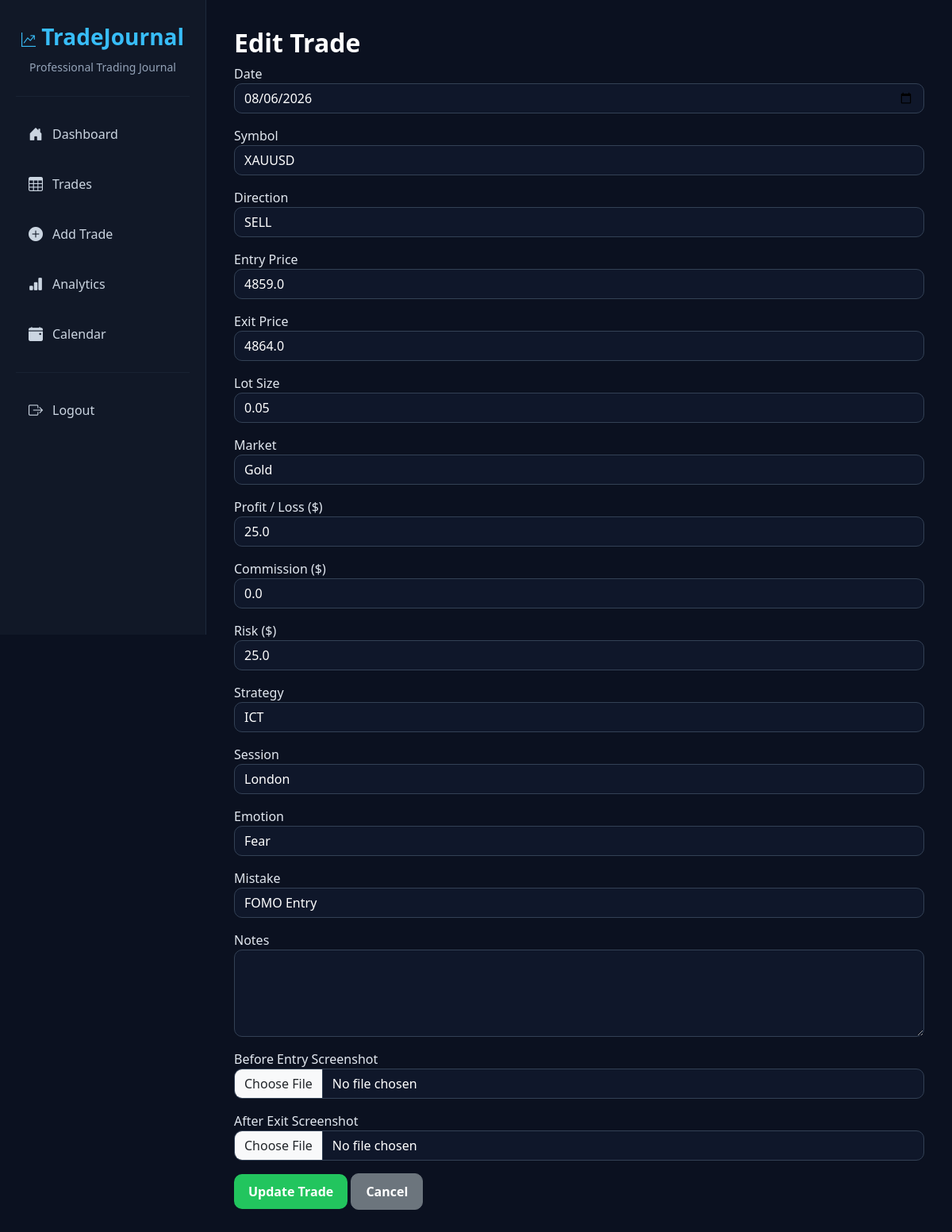
Page /edit_trade/4 (signed in) on the committed database.
### models/trade.py (models this page shows)
class Trade(db.Model):
    __tablename__ = "trades"
    id = db.Column(db.Integer, primary_key=True)
    date = db.Column(db.String(20), nullable=False)
    symbol = db.Column(db.String(20), nullable=False)
    direction = db.Column(db.String(10), nullable=False)
    entry = db.Column(db.Float, nullable=False)
    exit = db.Column(db.Float, nullable=False)
    lot = db.Column(db.Float, nullable=False)
    market = db.Column(db.String(20), default="Forex")
    profit_loss = db.Column(db.Float, default=0)
    commission = db.Column(db.Float, default=0)
    risk = db.Column(db.Float, default=0)
    strategy = db.Column(db.String(50), default="")
    session = db.Column(db.String(30), default="")
    emotion = db.Column(db.String(50), default="")
    mistake = db.Column(db.String(100), default="")
    notes = db.Column(db.Text)
    before_image = db.Column(db.String(255))
    after_image = db.Column(db.String(255))
    user_id = db.Column(db.Integer, db.ForeignKey("users.id"))

### routes/trades.py (the view, shortened to what this page needs)
@trades_bp.route("/edit_trade/<int:id>", methods=["GET", "POST"])
@login_required
def edit_trade(id):
    trade = Trade.query.filter_by(
        id=id,
        user_id=current_user.id
    ).first_or_404()
    return render_template(
        "edit_trade.html",
        trade=trade
    )

### app.py (called while the page is built)
@login_manager.user_loader
def load_user(user_id):
    return User.query.get(int(user_id))

### templates/edit_trade.html (shortened to what this page needs)
{% extends "base.html" %}
{% block content %}
<h2>Edit Trade</h2>
<form method="POST" enctype="multipart/form-data">
    <div class="mb-3">
        <label>Date</label>
        <input
            type="date"
            name="date"
            class="form-control"
            value="{{ trade.date }}"
            required>
    </div>
    <div class="mb-3">
        <label>Symbol</label>
        <input
            type="text"
            name="symbol"
            class="form-control"
            value="{{ trade.symbol }}"
            required>
    </div>
    <div class="mb-3">
        <label>Direction</label>
        <select
            name="direction"
            class="form-control">
            <option value="SELL"
            {% if trade.direction=="SELL" %}selected{% endif %}>
            SELL
            </option>
        </select>
    </div>
    <div class="mb-3">
        <label>Entry Price</label>
        <input
            type="number"
            step="0.01"
            name="entry"
            class="form-control"
            value="{{ trade.entry }}"
            required>
    </div>
    <div class="mb-3">
        <label>Exit Price</label>
        <input
            type="number"
            step="0.01"
            name="exit"
            class="form-control"
            value="{{ trade.exit }}"
            required>
    </div>
    <div class="mb-3">
        <label>Lot Size</label>
        <input
            type="number"
            step="0.01"
            name="lot"
            class="form-control"
            value="{{ trade.lot }}"
            required>
    </div>
    <div class="mb-3">
    <label>Market</label>
    <select name="market" class="form-control">
        <option value="Gold" {% if trade.market=="Gold" %}selected{% endif %}>Gold</option>
    </select>
</div>
    <div class="mb-3">
    <label>Profit / Loss ($)</label>
    <input
        type="number"
        step="0.01"
        name="profit_loss"
        class="form-control"
        value="{{ trade.profit_loss }}">
</div>
    <div class="mb-3">
    <label>Commission ($)</label>
    <input
        type="number"
        step="0.01"
        name="commission"
        class="form-control"
        value="{{ trade.commission }}">
</div>
<div class="mb-3">
    <label>Risk ($)</label>
    <input
        type="number"
        step="0.01"
        name="risk"
        class="form-control"
        value="{{ trade.risk }}">
</div>
    <div class="mb-3">
    <label>Strategy</label>
    <select name="strategy" class="form-control">
        <option value="ICT" {% if trade.strategy=="ICT" %}selected{% endif %}>ICT</option>
    </select>
    </div>
    <div class="mb-3">
    <label>Session</label>
    <select name="session" class="form-control">
        <option value="London" {% if trade.session=="London" %}selected{% endif %}>London</option>
    </select>
    </div>
    <div class="mb-3">
    <label>Emotion</label>
    <select name="emotion" class="form-control">
        <option value="Fear" {% if trade.emotion=="Fear" %}selected{% endif %}>Fear</option>
    </select>
    </div>
    <div class="mb-3">
    <label>Mistake</label>
    <select name="mistake" class="form-control">
        <option value="FOMO Entry" {% if trade.mistake=="FOMO Entry" %}selected{% endif %}>FOMO Entry</option>
    </select>
    </div>
    <div class="mb-3">
        <label>Notes</label>
        <textarea
            name="notes"
            class="form-control"
            rows="4">{{ trade.notes }}</textarea>
    </div>
    <div class="mb-3">
    <label>Before Entry Screenshot</label>
    <input
        type="file"
        name="before_image"
        class="form-control"
        accept="image/*">
</div>
<div class="mb-3">
    <label>After Exit Screenshot</label>
    <input
        type="file"
        name="after_image"
        class="form-control"
        accept="image/*">
</div>
    <button class="btn btn-success">
        Update Trade
    </button>
    <a href="/trades"
       class="btn btn-secondary">
        Cancel
    </a>
</form>
{% endblock %}

### static/css/style.css (style rules this page uses)
* { margin:0; padding:0; box-sizing:border-box; }
body { background:#0B1120; color:#E2E8F0; font-family:"Segoe UI",Tahoma,Geneva,Verdana,sans-serif; }
h1,h2,h3 { font-weight:700; color:white; }
.btn { border-radius:10px; font-weight:600; padding:10px 18px; }
.btn-success { background:#22C55E; border:none; }
.form-control, .form-select { background:#0F172A; color:white; border:1px solid #334155; border-radius:10px; }
textarea { resize:vertical; }

### rows in the picture
Trade: date "08/06/2026", symbol "XAUUSD", direction "SELL", entry "4859.0", exit "4864.0", lot "0.05", market "Gold", profit_loss "25.0", commission "0.0", risk "25.0", strategy "ICT", session "London", emotion "Fear", mistake "FOMO Entry"
